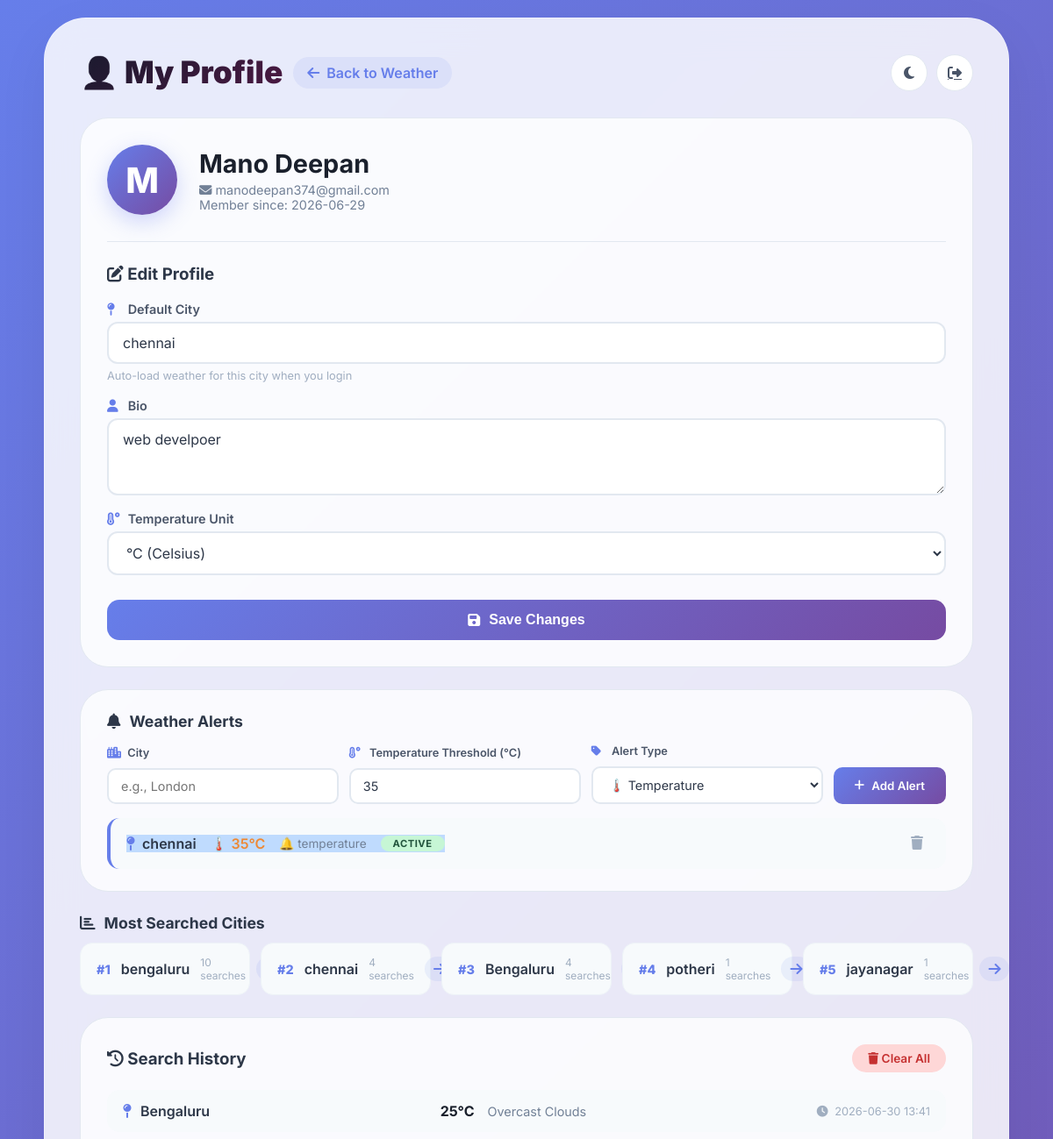
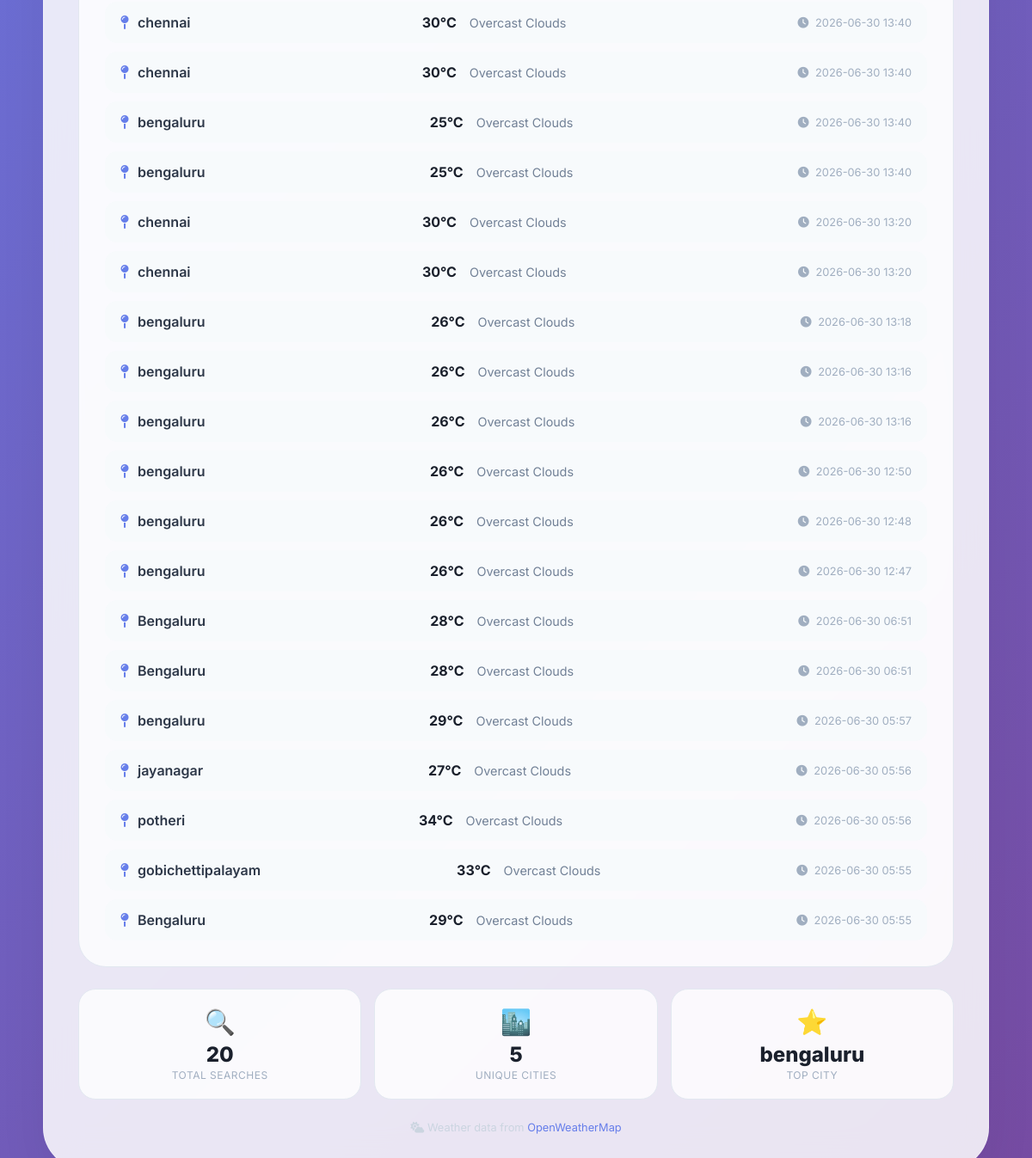
/profile (signed in), run on the app's committed database (2 pictures, top to bottom).
### tables this page shows
CREATE TABLE users (
            id INTEGER PRIMARY KEY AUTOINCREMENT,
            username TEXT UNIQUE,
            password TEXT,
            email TEXT,
            phone TEXT,
            verified BOOLEAN DEFAULT 0,
            social_provider TEXT,
            social_id TEXT,
            created_at TIMESTAMP DEFAULT CURRENT_TIMESTAMP
        , default_city TEXT, profile_pic TEXT, bio TEXT, temp_unit TEXT DEFAULT "c");

CREATE TABLE user_alerts (
            id INTEGER PRIMARY KEY AUTOINCREMENT,
            user_id INTEGER,
            city TEXT,
            temp_threshold INTEGER,
            alert_type TEXT,
            is_active BOOLEAN DEFAULT 1,
            created_at TIMESTAMP DEFAULT CURRENT_TIMESTAMP,
            FOREIGN KEY (user_id) REFERENCES users (id)
        );

CREATE TABLE search_history (
            id INTEGER PRIMARY KEY AUTOINCREMENT,
            user_id INTEGER,
            city TEXT,
            temperature INTEGER,
            description TEXT,
            searched_at TIMESTAMP DEFAULT CURRENT_TIMESTAMP,
            FOREIGN KEY (user_id) REFERENCES users (id)
        );

### app.py (the view, shortened to what this page needs)
@app.route('/profile', methods=['GET', 'POST'])
def profile():
    if 'user_id' not in session:
        return redirect(url_for('login'))
    user_id = session['user_id']
    user = get_user_profile(user_id)
    history = get_search_history(user_id)
    most_searched = get_most_searched_cities(user_id)
    alerts = get_user_alerts(user_id)
    lang = session.get('lang', 'en')
    texts = LANGUAGES.get(lang, LANGUAGES['en'])
    error = None
    success = None
    return render_template('profile.html',
                         user=user,
                         history=history,
                         most_searched=most_searched,
                         alerts=alerts,
                         error=error,
                         success=success,
                         texts=texts,
                         lang=lang)

### app.py (called while the page is built)
def get_db_connection():
    conn = sqlite3.connect('weather_app.db')
    conn.row_factory = sqlite3.Row
    return conn

def get_user_profile(user_id):
    conn = get_db_connection()
    cursor = conn.cursor()
    cursor.execute('SELECT * FROM users WHERE id = ?', (user_id,))
    user = cursor.fetchone()
    conn.close()
    return user

def get_search_history(user_id, limit=20):
    conn = get_db_connection()
    cursor = conn.cursor()
    cursor.execute('''
        SELECT * FROM search_history
        WHERE user_id = ?
        ORDER BY searched_at DESC
        LIMIT ?
    ''', (user_id, limit))
    history = cursor.fetchall()
    conn.close()
    return history

def get_most_searched_cities(user_id, limit=5):
    conn = get_db_connection()
    cursor = conn.cursor()
    cursor.execute('''
        SELECT city, COUNT(*) as count
        FROM search_history
        WHERE user_id = ?
        GROUP BY city
        ORDER BY count DESC
        LIMIT ?
    ''', (user_id, limit))
    cities = cursor.fetchall()
    conn.close()
    return cities

def get_user_alerts(user_id):
    conn = get_db_connection()
    cursor = conn.cursor()
    cursor.execute('''
        SELECT * FROM user_alerts
        WHERE user_id = ? AND is_active = 1
        ORDER BY created_at DESC
    ''', (user_id,))
    alerts = cursor.fetchall()
    conn.close()
    return alerts

### templates/profile.html (shortened to what this page needs)
<!DOCTYPE html>
<html lang="en">
<head>
    <link rel="stylesheet" href="{{ url_for('static', filename='style.css') }}">
    <link rel="stylesheet" href="https://cdnjs.cloudflare.com/ajax/libs/font-awesome/6.4.0/css/all.min.css">
</head>
<body class="{{ themes[theme]['class'] if theme else 'theme-default' }}">
    <div class="container">
        <header>
            <div class="header-top">
                <div class="logo-section">
                    <h1>👤 My Profile</h1>
                    <a href="/" class="back-btn"><i class="fas fa-arrow-left"></i> Back to Weather</a>
                </div>
                <div class="header-actions">
                    <button id="darkModeToggle" class="icon-btn"><i class="fas fa-moon"></i></button>
                    <a href="/logout" class="icon-btn" title="Logout">
                        <i class="fas fa-sign-out-alt"></i>
                    </a>
                </div>
            </div>
        </header>
        <div class="profile-section">
            <div class="profile-header">
                <div class="profile-avatar">
                    <div class="avatar-circle">
                        <span class="avatar-text">{{ user['username'][0].upper() if user else 'U' }}</span>
                    </div>
                </div>
                <div class="profile-info">
                    <h2>{{ user['username'] if user else 'User' }}</h2>
                    <p class="profile-email"><i class="fas fa-envelope"></i> {{ user['email'] if user else 'No email' }}</p>
                    <p class="profile-member">Member since: {{ user['created_at'][:10] if user else 'N/A' }}</p>
                </div>
            </div>
            <div class="profile-edit">
                <h3><i class="fas fa-edit"></i> Edit Profile</h3>
                <form method="POST" class="profile-form">
                    <div class="form-group">
                        <label><i class="fas fa-map-pin"></i> Default City</label>
                        <input type="text" name="default_city" value="{{ user['default_city'] or '' }}"
                               placeholder="e.g., London, Tokyo" class="form-input">
                        <small>Auto-load weather for this city when you login</small>
                    </div>
                    <div class="form-group">
                        <label><i class="fas fa-user"></i> Bio</label>
                        <textarea name="bio" rows="3" placeholder="Tell us about yourself..." class="form-input">{{ user['bio'] or '' }}</textarea>
                    </div>
                    <div class="form-group">
                        <label><i class="fas fa-temperature-high"></i> Temperature Unit</label>
                        <select name="temp_unit" class="form-input">
                            <option value="c" {% if user['temp_unit'] == 'c' %}selected{% endif %}>°C (Celsius)</option>
                        </select>
                    </div>
                    <button type="submit" class="save-btn"><i class="fas fa-save"></i> Save Changes</button>
                </form>
            </div>
        </div>
        <div class="alerts-section-profile">
            <h3><i class="fas fa-bell"></i> Weather Alerts</h3>
            <form method="POST" class="alert-form">
                <div class="alert-form-row">
                    <div class="form-group">
                        <label><i class="fas fa-city"></i> City</label>
                        <input type="text" name="alert_city" placeholder="e.g., London" required>
                    </div>
                    <div class="form-group">
                        <label><i class="fas fa-temperature-high"></i> Temperature Threshold (°C)</label>
                        <input type="number" name="temp_threshold" value="35" min="0" max="50" required>
                    </div>
                    <div class="form-group">
                        <label><i class="fas fa-tag"></i> Alert Type</label>
                        <select name="alert_type">
                            <option value="temperature">🌡️ Temperature</option>
                        </select>
                    </div>
                    <button type="submit" class="add-alert-btn"><i class="fas fa-plus"></i> Add Alert</button>
                </div>
            </form>
            {% if alerts %}
            <div class="alerts-list">
                {% for alert in alerts %}
                <div class="alert-item">
                    <div class="alert-info">
                        <span class="alert-city"><i class="fas fa-map-pin"></i> {{ alert.city }}</span>
                        <span class="alert-threshold">🌡️ {{ alert.temp_threshold }}°C</span>
                        <span class="alert-type">🔔 {{ alert.alert_type }}</span>
                        <span class="alert-status active">Active</span>
                    </div>
                    <form method="POST" style="display: inline;">
                        <button type="submit" class="delete-alert-btn" onclick="return confirm('Delete this alert?')">
                            <i class="fas fa-trash"></i>
                        </button>
                    </form>
                </div>
                {% endfor %}
            </div>
            {% else %}
            <div class="empty-alerts">
                <i class="fas fa-bell-slash"></i>
                <p>No alerts set. Add one above to get notified about weather changes!</p>
            </div>
            {% endif %}
        </div>
        {% if most_searched %}
        <div class="stats-section">
            <h3><i class="fas fa-chart-bar"></i> Most Searched Cities</h3>
            <div class="most-searched-grid">
                {% for city in most_searched %}
                <div class="most-searched-card">
                    <span class="search-rank">#{{ loop.index }}</span>
                    <span class="search-city">{{ city['city'] }}</span>
                    <span class="search-count">{{ city['count'] }} searches</span>
                    <a href="/?city={{ city['city'] }}" class="search-link">
                        <i class="fas fa-arrow-right"></i>
                    </a>
                </div>
                {% endfor %}
            </div>
        </div>
        {% endif %}
        <div class="history-section">
            <div class="history-header">
                <h3><i class="fas fa-history"></i> Search History</h3>
                <form method="POST" style="display: inline;">
                    <button type="submit" class="clear-btn" onclick="return confirm('Clear all search history?')">
                        <i class="fas fa-trash"></i> Clear All
                    </button>
                </form>
            </div>
            {% if history %}
            <div class="history-list">
                {% for item in history %}
                <div class="history-item">
                    <div class="history-city">
                        <i class="fas fa-map-pin"></i>
                        <a href="/?city={{ item['city'] }}" class="history-link">{{ item['city'] }}</a>
                    </div>
                    <div class="history-weather">
                        <span class="history-temp">{{ item['temperature'] }}°C</span>
                        <span class="history-desc">{{ item['description'] }}</span>
                    </div>
                    <div class="history-time">
                        <i class="fas fa-clock"></i> {{ item['searched_at'][:16] }}
                    </div>
                </div>
                {% endfor %}
            </div>
            {% else %}
            <div class="empty-state">
                <i class="fas fa-search fa-3x"></i>
                <p>No search history yet. Start searching for cities!</p>
            </div>
            {% endif %}
        </div>
        {% if history %}
        <div class="stats-cards">
            <div class="stat-card-mini">
                <span class="stat-icon">🔍</span>
                <span class="stat-number">{{ history|length }}</span>
                <span class="stat-label">Total Searches</span>
            </div>
            <div class="stat-card-mini">
                <span class="stat-icon">🏙️</span>
                <span class="stat-number">{{ history|map(attribute='city')|unique|list|length }}</span>
                <span class="stat-label">Unique Cities</span>
            </div>
            <div class="stat-card-mini">
                <span class="stat-icon">⭐</span>
                <span class="stat-number">{{ most_searched[0]['city'] if most_searched else '--' }}</span>
                <span class="stat-label">Top City</span>
            </div>
        </div>
        {% endif %}
        <footer>
            <i class="fas fa-cloud-sun"></i> Weather data from <a href="https://openweathermap.org" target="_blank">OpenWeatherMap</a>
        </footer>
    </div>
</body>
</html>

### static/style.css (style rules this page uses)
* { margin: 0; padding: 0; box-sizing: border-box; }
body { font-family: 'Inter', -apple-system, sans-serif; min-height: 100vh; padding: 20px; background: #f0f4f8; transition: all 0.5s ease; display: flex; justify-content: center; align-items: center; }
body.theme-default { background: linear-gradient(135deg, #667eea, #764ba2); }
.container { max-width: 1100px; width: 100%; background: rgba(255, 255, 255, 0.85); backdrop-filter: blur(20px); border-radius: 48px; padding: 40px; box-shadow: 0 20px 60px rgba(0, 0, 0, 0.06); border: 1px solid rgba(255, 255, 255, 0.3); transition: all 0.5s ease; }
header { margin-bottom: 30px; }
.header-top { display: flex; justify-content: space-between; align-items: center; flex-wrap: wrap; gap: 15px; }
.logo-section { display: flex; align-items: center; gap: 12px; flex-wrap: wrap; }
.logo-section h1 { font-size: 2.2rem; font-weight: 900; background: linear-gradient(135deg, #1a1a2e 0%, #4a1942 100%); -webkit-background-clip: text; -webkit-text-fill-color: transparent; background-clip: text; }
.header-actions { display: flex; gap: 10px; align-items: center; flex-wrap: wrap; }
.icon-btn { width: 42px; height: 42px; border-radius: 50%; border: 1px solid #e2e8f0; background: #ffffff; color: #4a5568; font-size: 1rem; cursor: pointer; transition: all 0.3s ease; display: flex; align-items: center; justify-content: center; }
.alert-info { background: #bfdbfe; border-left-color: #3b82f6; }
.alerts-section-profile { background: rgba(255, 255, 255, 0.8); border-radius: 32px; padding: 25px 30px; margin-bottom: 25px; border: 1px solid #e2e8f0; }
.alerts-section-profile h3 { color: #2d3748; margin-bottom: 16px; font-size: 1.1rem; display: flex; align-items: center; gap: 10px; }
.alert-form { margin-bottom: 16px; }
.alert-form-row { display: flex; gap: 12px; flex-wrap: wrap; align-items: flex-end; }
.alert-form-row .form-group { flex: 1; min-width: 140px; }
.alert-form-row .form-group label { display: block; font-size: 0.8rem; font-weight: 600; color: #4a5568; margin-bottom: 4px; }
.alert-form-row .form-group input, .alert-form-row .form-group select { width: 100%; padding: 10px 14px; border: 2px solid #e2e8f0; border-radius: 10px; font-size: 0.9rem; transition: all 0.3s ease; background: #ffffff; color: #2d3748; font-family: 'Inter', sans-serif; }
.add-alert-btn { padding: 10px 24px; background: linear-gradient(135deg, #667eea, #764ba2); color: white; border: none; border-radius: 10px; font-weight: 600; cursor: pointer; transition: all 0.3s ease; display: inline-flex; align-items: center; gap: 8px; height: 42px; white-space: nowrap; font-family: 'Inter', sans-serif; }
.alerts-list { display: flex; flex-direction: column; gap: 10px; }
.alert-item { display: flex; justify-content: space-between; align-items: center; padding: 12px 18px; background: #f7fafc; border-radius: 14px; transition: all 0.3s ease; flex-wrap: wrap; gap: 10px; border-left: 4px solid #667eea; }
.alert-info { display: flex; align-items: center; gap: 16px; flex-wrap: wrap; }
.alert-city { font-weight: 600; color: #2d3748; }
.alert-city i { color: #667eea; margin-right: 4px; }
.alert-threshold { font-weight: 600; color: #ed8936; }
.alert-type { font-size: 0.85rem; color: #718096; }
.alert-status { padding: 2px 14px; border-radius: 30px; font-size: 0.7rem; font-weight: 700; text-transform: uppercase; letter-spacing: 0.5px; }
.alert-status.active { background: #c6f6d5; color: #22543d; }
.delete-alert-btn { background: none; border: none; color: #a0aec0; cursor: pointer; font-size: 1rem; padding: 8px; border-radius: 50%; transition: all 0.3s ease; }
.stats-section { margin-bottom: 18px; }
.stat-label { display: block; color: #a0aec0; font-size: 0.65rem; text-transform: uppercase; letter-spacing: 0.5px; }
footer { text-align: center; margin-top: 20px; color: #cbd5e0; font-size: 0.8rem; }
footer a { color: #667eea; text-decoration: none; transition: color 0.3s ease; }

### data on the page
users: username "M", username "Mano Deepan", email "manodeepan374@gmail.com", created_at "2026-06-29", default_city "chennai", bio "web develpoer", temp_unit "°C (Celsius)"
user_alerts: city "chennai", temp_threshold "35", alert_type "temperature"
search_history: city "Bengaluru", temperature "25", description "Overcast Clouds", searched_at "2026-06-30 13:41"
search_history: city "chennai", temperature "30", description "Overcast Clouds", searched_at "2026-06-30 13:40"
search_history: city "chennai", temperature "30", description "Overcast Clouds", searched_at "2026-06-30 13:40"
search_history: city "bengaluru", temperature "25", description "Overcast Clouds", searched_at "2026-06-30 13:40"
search_history: city "bengaluru", temperature "25", description "Overcast Clouds", searched_at "2026-06-30 13:40"
search_history: city "chennai", temperature "30", description "Overcast Clouds", searched_at "2026-06-30 13:20"
search_history: city "chennai", temperature "30", description "Overcast Clouds", searched_at "2026-06-30 13:20"
search_history: city "bengaluru", temperature "26", description "Overcast Clouds", searched_at "2026-06-30 13:18"
search_history: city "bengaluru", temperature "26", description "Overcast Clouds", searched_at "2026-06-30 13:16"
search_history: city "bengaluru", temperature "26", description "Overcast Clouds", searched_at "2026-06-30 13:16"
search_history: city "bengaluru", temperature "26", description "Overcast Clouds", searched_at "2026-06-30 12:50"
search_history: city "bengaluru", temperature "26", description "Overcast Clouds", searched_at "2026-06-30 12:48"
search_history: city "bengaluru", temperature "26", description "Overcast Clouds", searched_at "2026-06-30 12:47"
search_history: city "Bengaluru", temperature "28", description "Overcast Clouds", searched_at "2026-06-30 06:51"
search_history: city "Bengaluru", temperature "28", description "Overcast Clouds", searched_at "2026-06-30 06:51"
search_history: city "bengaluru", temperature "29", description "Overcast Clouds", searched_at "2026-06-30 05:57"
search_history: city "jayanagar", temperature "27", description "Overcast Clouds", searched_at "2026-06-30 05:56"
search_history: city "potheri", temperature "34", description "Overcast Clouds", searched_at "2026-06-30 05:56"
search_history: city "gobichettipalayam", temperature "33", description "Overcast Clouds", searched_at "2026-06-30 05:55"
search_history: city "Bengaluru", temperature "29", description "Overcast Clouds", searched_at "2026-06-30 05:55"

### other printed values
{{ city['city'] }} "bengaluru" "chennai" "Bengaluru" "potheri" "jayanagar"
{{ city['count'] }} "10" "4" "4" "1" "1"
{{ history|length }} "20"
{{ history|map(attribute='city')|unique|list|length }} "5"
{{ most_searched[0]['city'] if most_searched else '--' }} "bengaluru"
